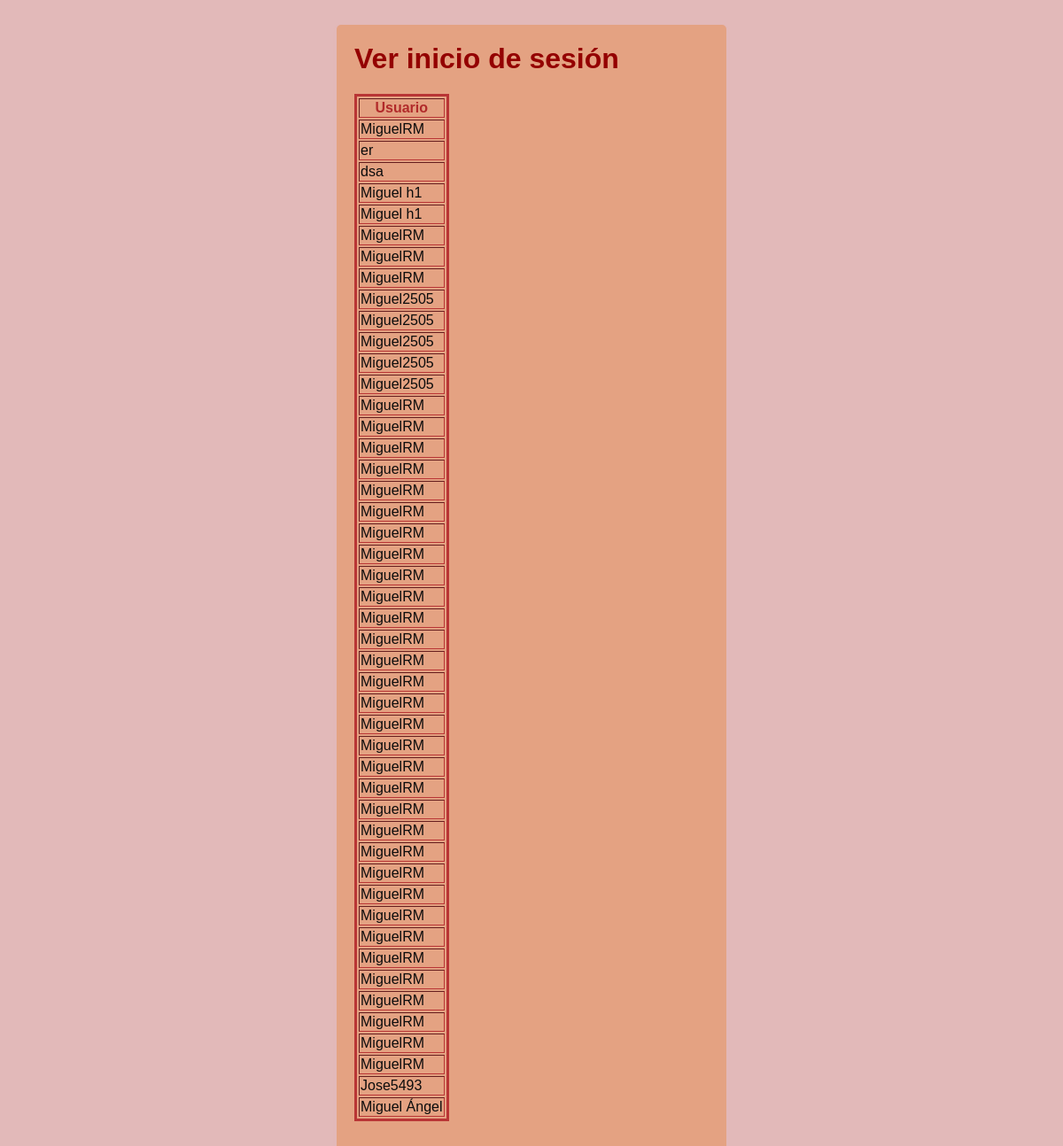
The page /polls/verinicios/ on the database as committed earlier.
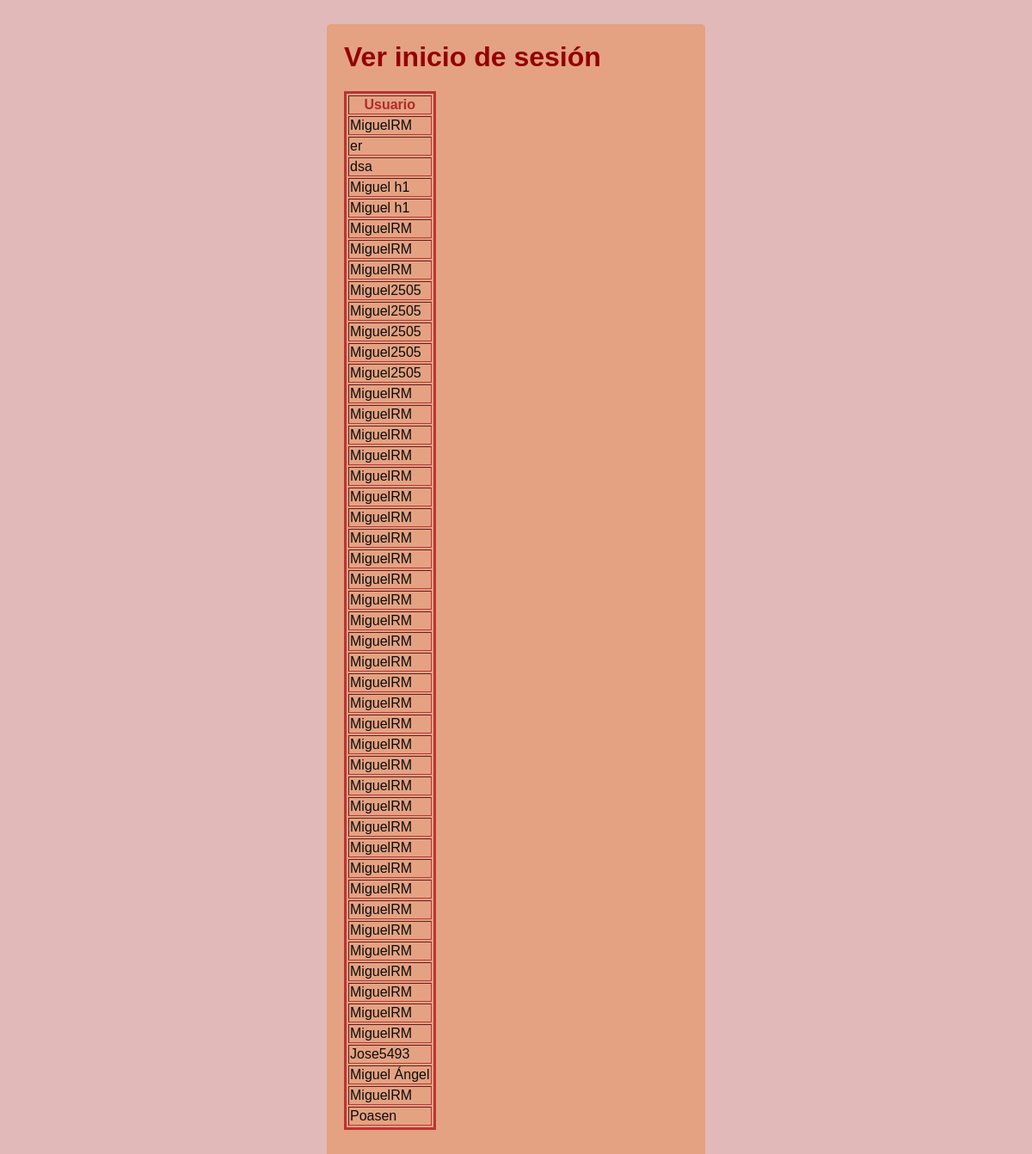
The same page on the database as committed later.
### polls/models.py (models this page shows, shortened)
class Usuario(models.Model):
    usuario = models.CharField(max_length=30)
    contraseña = models.CharField(max_length=30)

### polls/views.py (the view)
# urls.py: path('verinicios/', views.verinicios, name='verinicio'),
def verinicios(request):
    ver = Usuario.objects.all()
    return render (request, 'polls/verinicio.html',{'ver':ver})

### polls/templates/polls/verinicio.html (shortened to what this page needs)
<!DOCTYPE html>
<html lang="es">
<head>
</head>
<body>
    <div class="container">
    <h1>Ver inicio de sesión</h1>
    <table border="1">
        <thead>
            <tr>
                <th>Usuario</th>
            </tr>
        </thead>
        <tbody>
            {% for ver in ver %}
            <tr>
                <td>{{ ver.usuario }}</td>
            {% endfor %}
        </tbody>
    </table>
    </div>
</body>
</html>

### polls/templates/polls/verinicio.html (style rules this page uses)
body { font-family: Arial, sans-serif; background-color: #e2b9b9; padding: 20px; }
.container { background-color: #e78b4d80; border-radius: 5px; box-shadow: 0 2px 5px rgba(253, 186, 186, 0.1); padding: 20px; max-width: 400px; margin: 0 auto; }
h1 { color: rgb(148, 0, 0); margin-top: 0; }
table { color: #0c0c0c; font-size: 16px; margin-bottom: 20px; border: solid #b93535 }
th { color: #b12a2a; font-size: 16px; margin-bottom: 20px; }

Rows that differ between the two databases and show on the page:
added Usuario: usuario "MiguelRM"
added Usuario: usuario "Poasen"
